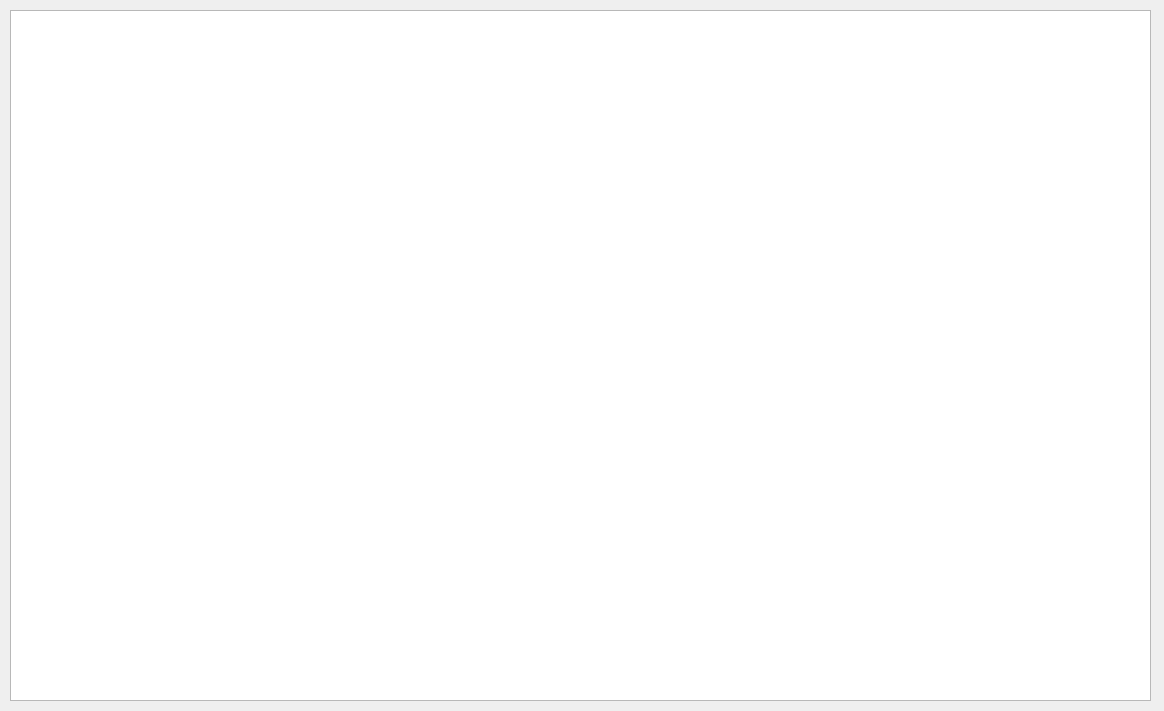
<?xml version="1.0" encoding="UTF-8"?>
<ui version="4.0">
 <class>AboutDialog</class>
 <widget class="QDialog" name="AboutDialog">
  <property name="geometry">
   <rect>
    <x>0</x>
    <y>0</y>
    <width>1164</width>
    <height>711</height>
   </rect>
  </property>
  <property name="windowTitle">
   <string>Dialog</string>
  </property>
  <widget class="QTextEdit" name="textEdit">
   <property name="geometry">
    <rect>
     <x>10</x>
     <y>10</y>
     <width>1141</width>
     <height>691</height>
    </rect>
   </property>
   <property name="sizePolicy">
    <sizepolicy hsizetype="Maximum" vsizetype="Maximum">
     <horstretch>0</horstretch>
     <verstretch>0</verstretch>
    </sizepolicy>
   </property>
  </widget>
 </widget>
 <resources/>
 <connections/>
</ui>
